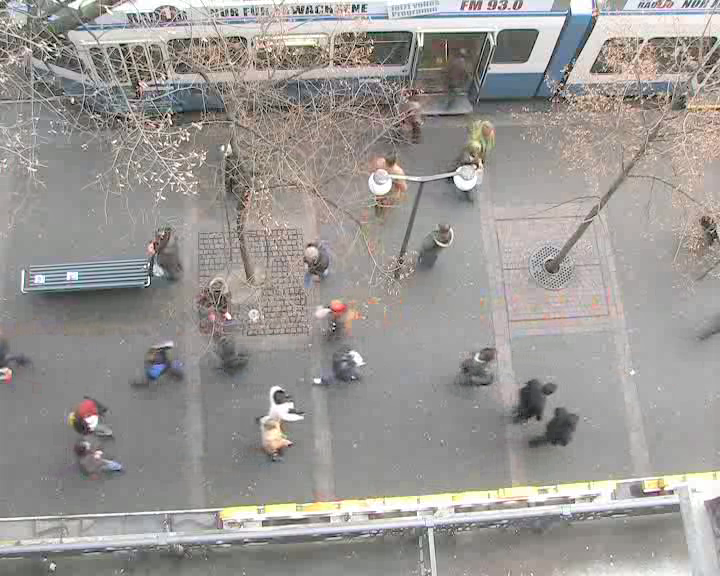
#> input picture hotel383.png, 720 x 576 px
$ python hotel-CA-WithPM.py
#> lines starting #> are read from the running program, lines starting #| are printed output that depends on the picture
import numpy as np
import matplotlib.pyplot as plt

# PLOTTING HOTEL DATASET - Plot 1 in figure 3

xSpeed01 = np.asarray([165, 165, 166, 166, 167, 168, 169, 170])
ySpeed01 = np.asarray([235, 236, 236, 237, 237, 238, 238, 238])

xSpeed02 = np.asarray([445, 445, 444, 444, 444, 445, 445, 446])
ySpeed02 = np.asarray([227, 228, 229, 231, 231, 232, 232, 232])

xSpeed03 = np.asarray([330, 304, 276, 249, 221, 194, 168, 142])
ySpeed03 = np.asarray([357, 359, 361, 363, 365, 368, 371, 375])

xSpeed04 = np.asarray([325, 297, 268, 238, 207, 177, 148, 120])
ySpeed04 = np.asarray([305, 307, 309, 311, 313, 315, 317, 319])

xSpeed05 = np.asarray([297, 322, 345, 368, 389, 410, 431, 451])
ySpeed05 = np.asarray([393, 394, 399, 405, 412, 420, 427, 434])

xSpeed06 = np.asarray([292, 317, 341, 363, 385, 406, 426, 446])
ySpeed06 = np.asarray([422, 424, 430, 437, 445, 453, 460, 467])

xSpeed07 = np.asarray([354, 353, 349, 345, 341, 338, 335, 332])
ySpeed07 = np.asarray([473, 446, 418, 391, 363, 335, 308, 281])


#plt.plot(xSpeed01, ySpeed01, zorder=1, linewidth=3, linestyle='--', color='red', label='0.6')
#plt.plot(xSpeed02, ySpeed02, zorder=1, linewidth=3, linestyle='--', color='green')
plt.plot(xSpeed03, ySpeed03, zorder=1, linewidth=3, linestyle='--', color='orange')
plt.plot(xSpeed04, ySpeed04, zorder=1, linewidth=3, linestyle='--', color='red')
plt.plot(xSpeed05, ySpeed05, zorder=1, linewidth=3, linestyle='--', color='yellow')
plt.plot(xSpeed06, ySpeed06, zorder=1, linewidth=3, linestyle='--', color='purple')
#plt.plot(xSpeed07, ySpeed07, zorder=1, linewidth=3, linestyle='--', color='violet')

plt.plot(xSpeed04[-1], ySpeed04[-1], zorder=1, marker='<', color='red')
plt.plot(xSpeed03[-1], ySpeed03[-1], zorder=1, marker='<', color='orange')
plt.plot(xSpeed05[-1], ySpeed05[-1], zorder=1, marker='>', color='yellow')
plt.plot(xSpeed06[-1], ySpeed06[-1], zorder=1, marker='>', color='purple')

#plt.legend(loc='center left')
plt.xticks([])
plt.yticks([])
ext = [0, 576, 0.00, 720]
img = plt.imread("../hotel383.png")
#> img is the input picture: shape (576, 720, 3) float32; mean R, G, B 0.609, 0.595, 0.583
plt.imshow(img, zorder=0)
plt.show()
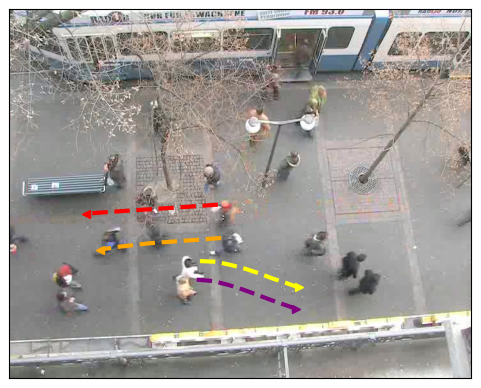
#> figure drawn by matplotlib, 1 panel

$ run again, with hotel0.png copied over hotel383.png
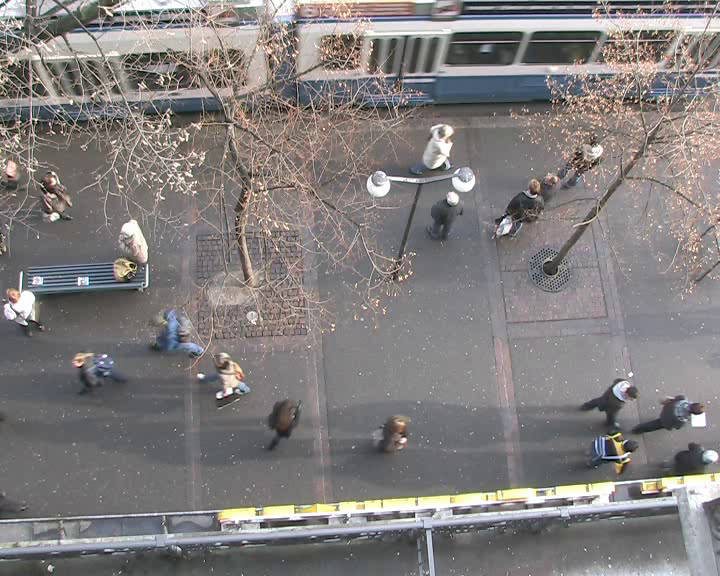
#> input picture hotel0.png, 720 x 576 px
#> img is the input picture: shape (576, 720, 3) float32; mean R, G, B 0.508, 0.492, 0.491
#> `plt.show()`:
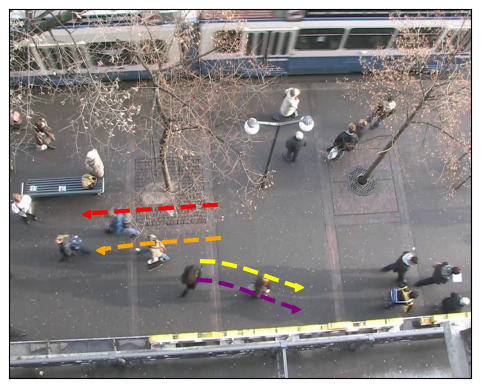
#> figure drawn by matplotlib, 1 panel

$ run again, with hotel11.png copied over hotel383.png
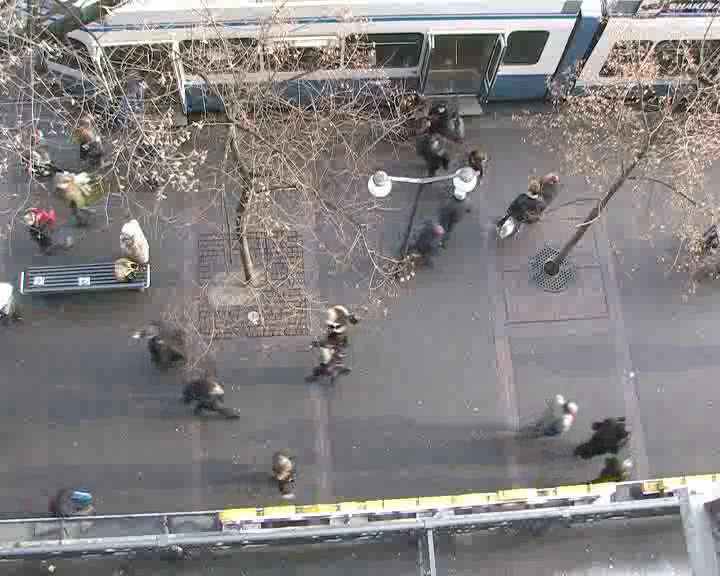
#> input picture hotel11.png, 720 x 576 px
#> img is the input picture: shape (576, 720, 3) float32; mean R, G, B 0.518, 0.506, 0.505
#> `plt.show()`:
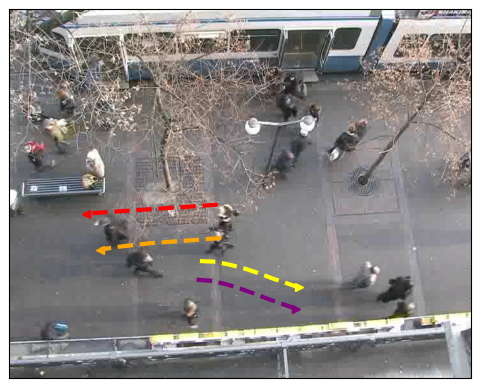
#> figure drawn by matplotlib, 1 panel

$ run again, with hotel115.png copied over hotel383.png
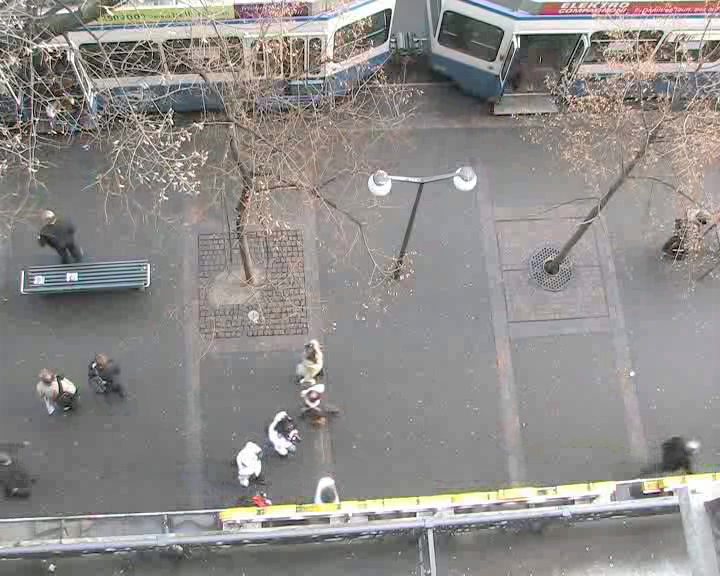
#> input picture hotel115.png, 720 x 576 px
#> img is the input picture: shape (576, 720, 3) float32; mean R, G, B 0.563, 0.551, 0.543
#> `plt.show()`:
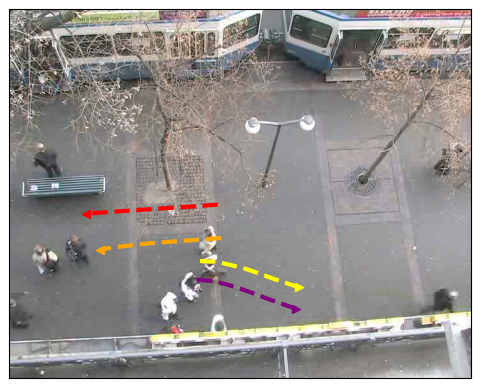
#> figure drawn by matplotlib, 1 panel
